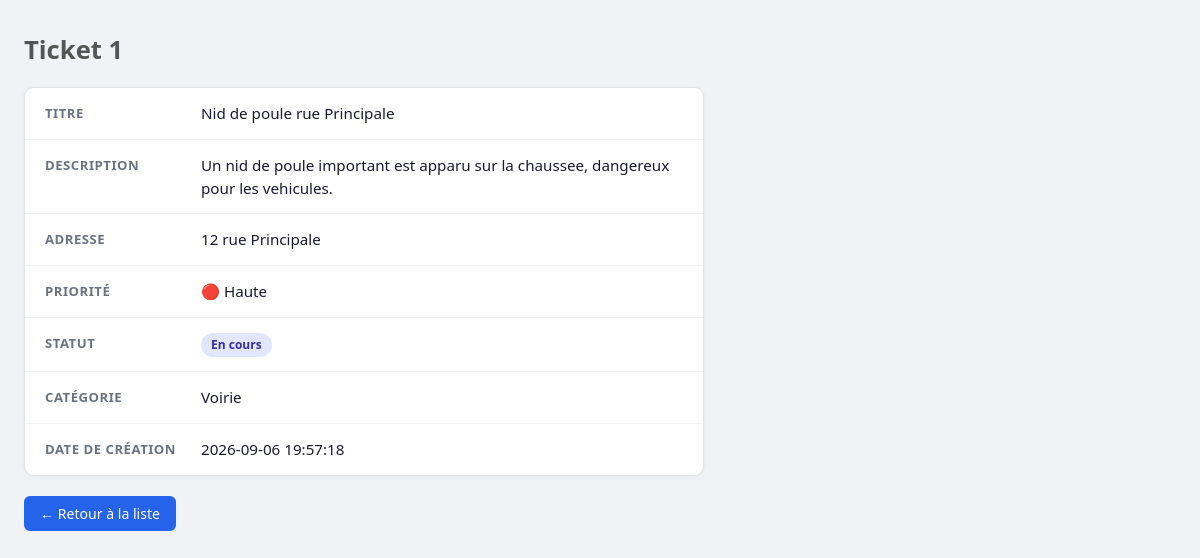
The app's page /index.php?action=read_ticket&id=1 (signed in) with its own data.
### tables this page shows
CREATE TABLE tickets (
    id            INT          PRIMARY KEY AUTO_INCREMENT,
    titre         VARCHAR(255) NOT NULL,
    corps         TEXT         NOT NULL,
    adresse_lieu  VARCHAR(255) NOT NULL,
    priorite      ENUM('low', 'medium', 'hard')                         NOT NULL DEFAULT 'medium',
    statut        ENUM('en cours', 'en attente', 'termine', 'cloture')  NOT NULL DEFAULT 'en cours',
    assign_to     INT          NULL,
    categorie_id  INT          NULL,
    date_creation DATETIME     DEFAULT CURRENT_TIMESTAMP,

    CONSTRAINT fk_ticket_utilisateur FOREIGN KEY (assign_to)
        REFERENCES utilisateurs(id) ON DELETE SET NULL,

    CONSTRAINT fk_ticket_categorie FOREIGN KEY (categorie_id)
        REFERENCES categories(id) ON DELETE SET NULL
);

CREATE TABLE categories (
    id  INT          PRIMARY KEY AUTO_INCREMENT,
    nom VARCHAR(100) NOT NULL
);

### controllers/tickets/read_ticket_ctrl.php (called while the page is built, shortened)
<?php
require_once '../config/config.php';
require_once '../config/function.php';
$userId = (int) $_SESSION['user_id'];
$role   = $_SESSION['user_role'];
$ticketId = (int) $_GET['id'];
if ($role === 'admin') {
    $stmt = $pdo->prepare('
        SELECT t.id, t.titre, t.corps, t.adresse_lieu, t.priorite, t.statut,
               t.date_creation, c.nom AS categorie_nom
        FROM tickets t
        LEFT JOIN categories c ON t.categorie_id = c.id
        WHERE t.id = ?
    ');
    $stmt->execute([$ticketId]);
} else {
    $stmt = $pdo->prepare('
        SELECT t.id, t.titre, t.corps, t.adresse_lieu, t.priorite, t.statut,
               t.date_creation, c.nom AS categorie_nom
        FROM tickets t
        LEFT JOIN categories c ON t.categorie_id = c.id
        WHERE t.id = ? AND t.assign_to = ?
    ');
    $stmt->execute([$ticketId, $userId]);
}
$ticket = $stmt->fetch();

### config/function.php (called while the page is built, shortened)
<?php
function h(?string $v): string
{
    return htmlspecialchars((string)$v, ENT_QUOTES | ENT_SUBSTITUTE, 'UTF-8');
}
function labelPriorite(?string $p): string
{
    return match($p) {
        'low'    => '🟢 Basse',
        'medium' => '🟡 Moyenne',
        'hard'   => '🔴 Haute',
        default  => '—',
    };
}
function labelStatut(?string $s): string
{
    return match($s) {
        'en attente' => 'En attente',
        'en cours'   => 'En cours',
        'termine'    => 'Terminé',
        'cloture'    => 'Clôturé',
        default      => (string)$s,
    };
}

### views/tickets/read_ticket.php (the view, shortened to what this page needs)
<?php
require_once '../controllers/tickets/read_ticket_ctrl.php';
?>
<!DOCTYPE html>
<html lang="fr">
<head>
    <link rel="stylesheet" href="../assets/style.css">
</head>
<body>
    <div class="page-header">
        <h1>Ticket <?= h($ticket['id']) ?></h1>
        </div>
    <div class="card">
        <div class="card-row">
            <span class="card-label">Titre</span>
            <span class="card-value"><?= h($ticket['titre']) ?></span>
        </div>
        <div class="card-row">
            <span class="card-label">Description</span>
            <span class="card-value"><?= nl2br(h($ticket['corps'])) ?></span>
        </div>
        <div class="card-row">
            <span class="card-label">Adresse</span>
            <span class="card-value"><?= h($ticket['adresse_lieu']) ?></span>
        </div>
        <div class="card-row">
            <span class="card-label">Priorité</span>
            <span class="card-value"><?= h(labelPriorite($ticket['priorite'])) ?></span>
        </div>
        <div class="card-row">
            <span class="card-label">Statut</span>
            <span class="card-value">
                <span class="badge"><?= h(labelStatut($ticket['statut'])) ?></span>
            </span>
        </div>
        <div class="card-row">
            <span class="card-label">Catégorie</span>
            <span class="card-value"><?= h($ticket['categorie_nom'] ?? '—') ?></span>
        </div>
        <div class="card-row">
            <span class="card-label">Date de création</span>
            <span class="card-value"><?= h($ticket['date_creation']) ?></span>
        </div>
    </div>
    <div class="actions">
        <a href="index.php?action=my_tickets" class="btn">← Retour à la liste</a>
    </div>
</body>
</html>

### public/assets/style.css (style rules this page uses)
*, *::before, *::after { box-sizing: border-box; margin: 0; padding: 0; }
body { font-family: system-ui, sans-serif; font-size: 15px; background: #f0f2f5; color: #1a1a2e; padding: 32px 24px; min-height: 100vh; }
h1 { font-size: 1.6rem; font-weight: 700; margin-bottom: 4px; }
a { color: #2563eb; text-decoration: none; }
.nav, .page-header { display: flex; align-items: center; gap: 12px; margin-bottom: 20px; font-size: 0.9rem; color: #555; flex-wrap: wrap; }
.page-header h1 { margin-bottom: 0; }
.badge { display: inline-block; padding: 3px 10px; border-radius: 20px; font-size: 0.75rem; font-weight: 600; background: #e0e7ff; color: #3730a3; white-space: nowrap; }
button, input[type=submit], .btn { display: inline-block; padding: 8px 16px; background: #2563eb; color: #fff; border: none; border-radius: 6px; cursor: pointer; font-size: 0.88rem; font-weight: 500; text-decoration: none; transition: background 0.15s; white-space: nowrap; }
.card { background: #fff; border: 1px solid #e2e5ea; border-radius: 10px; overflow: hidden; max-width: 680px; margin-top: 16px; box-shadow: 0 1px 4px rgba(0,0,0,.05); }
.card-row { display: flex; gap: 16px; padding: 14px 20px; border-bottom: 1px solid #f0f2f5; align-items: flex-start; }
.card-row:last-child { border-bottom: none; }
.card-label { min-width: 140px; font-size: 0.82rem; font-weight: 600; color: #6b7280; text-transform: uppercase; letter-spacing: .04em; padding-top: 2px; }
.card-value { font-size: 0.95rem; color: #1a1a2e; line-height: 1.5; }
.actions { margin-top: 20px; display: flex; gap: 10px; flex-wrap: wrap; }

### records on screen
tickets: id "1", titre "Nid de poule rue Principale", corps "Un nid de poule important est apparu sur la chaussee, dangereux pour les vehicules.", adresse_lieu "12 rue Principale", priorite "🔴 Haute", statut "En cours", categorie.nom "Voirie", date_creation "2026-09-06 19:57:18"
